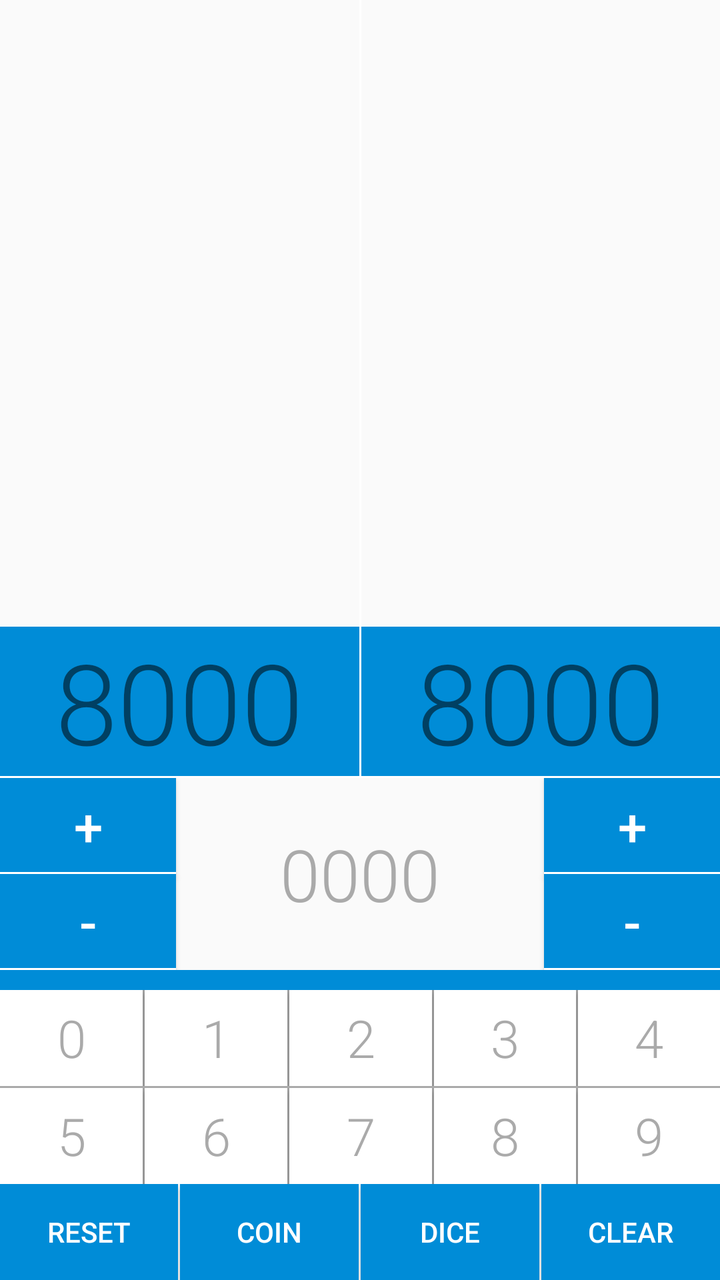
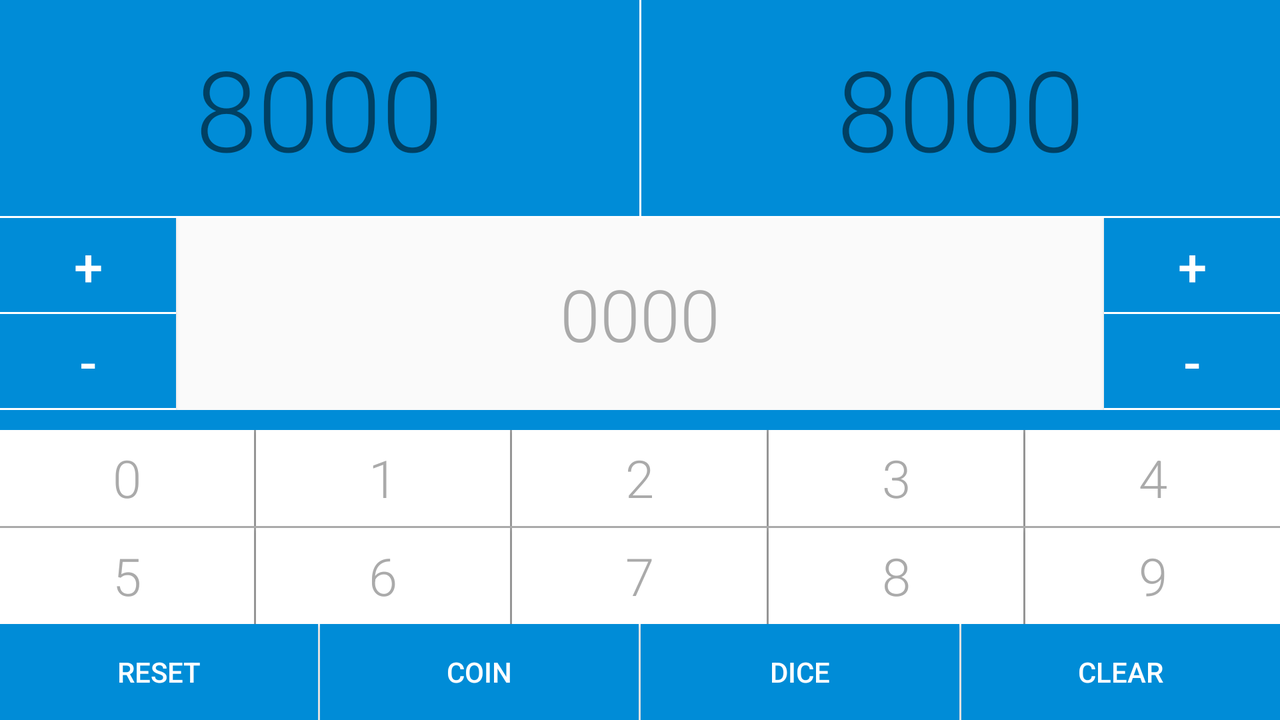

One screen, two layout resources from the same app: the default and the repository's alternative for another configuration. Each is rendered where Android would select it; the XML of both is given below.
<!-- AndroidManifest.xml: application theme AppTheme -->
<!-- res/layout/activity_main.xml -->
<?xml version="1.0" encoding="utf-8"?>
<LinearLayout xmlns:android="http://schemas.android.com/apk/res/android"
    xmlns:tools="http://schemas.android.com/tools"
    android:id="@+id/activity_main"
    android:layout_width="match_parent"
    android:layout_height="match_parent"
    android:orientation="vertical"
    tools:context="com.example.android.yu_gi_ohcalculator.MainActivity">

    
    <LinearLayout
        android:layout_width="match_parent"
        android:layout_height="@dimen/layout_height_weight1"
        android:layout_weight="1"
        android:orientation="horizontal">

        <RelativeLayout
            android:layout_width="match_parent"
            android:layout_height="match_parent"
            android:layout_weight="1">

            <TextView
                android:id="@+id/life_Points_Player_1"
                android:layout_width="match_parent"
                android:layout_height="wrap_content"
                android:layout_alignParentBottom="true"
                android:background="@color/backgroundBlue"
                android:fontFamily="sans-serif-light"
                tools:text="8000"
                android:gravity="center_horizontal"
                android:textSize="@dimen/life_points_text_size" />

            <ImageView
                android:id="@+id/player1"
                android:layout_width="wrap_content"
                android:layout_height="wrap_content"
                android:layout_above="@id/life_Points_Player_1"
                android:scaleType="centerCrop"
                android:src="@drawable/yugi" />

        </RelativeLayout>

        <View
            android:layout_width="@dimen/view1dp"
            android:layout_height="match_parent"
            android:background="@android:color/white" />

        <RelativeLayout
            android:layout_width="match_parent"
            android:layout_height="match_parent"
            android:layout_weight="1">
            <TextView
                android:id="@+id/life_Points_Player_2"
                android:layout_width="match_parent"
                android:layout_height="wrap_content"
                android:layout_alignParentBottom="true"
                android:layout_centerInParent="true"
                android:background="@color/backgroundBlue"
                android:fontFamily="sans-serif-light"
                android:gravity="center_horizontal"
                tools:text="8000"
                android:textSize="@dimen/life_points_text_size" />

            <ImageView
                android:id="@+id/player2"
                android:layout_width="wrap_content"
                android:layout_height="wrap_content"
                android:layout_above="@id/life_Points_Player_2"
                android:scaleType="centerCrop"
                android:src="@drawable/kaiba" />

        </RelativeLayout>

    </LinearLayout>

    <View
        android:layout_width="match_parent"
        android:layout_height="@dimen/view1dp"
        android:background="@android:color/white" />
    
    <RelativeLayout
        android:layout_width="wrap_content"
        android:layout_height="wrap_content">

        <Button
            style="@style/subtract_add_Buttons"
            android:id="@+id/player1add"
            android:layout_alignParentLeft="true"
            android:text="@string/plus_symbol" />


        <Button
            android:id="@+id/player1subtract"
            style="@style/subtract_add_Buttons"
            android:layout_alignParentLeft="true"
            android:layout_below="@id/player1add"
            android:text="@string/minus_symbol" />

        <TextView
            android:id="@+id/player_Input"
            android:layout_width="wrap_content"
            android:layout_height="wrap_content"
            android:layout_centerInParent="true"
            android:fontFamily="sans-serif-light"
            android:text="@string/start_input"
            android:textColor="@android:color/darker_gray"
            android:textSize="@dimen/input_text_size" />

        <Button
            android:id="@+id/player2add"
            style="@style/subtract_add_Buttons"
            android:layout_alignParentRight="true"
            android:text="@string/plus_symbol" />

        <Button
            android:id="@+id/player2subtract"
            style="@style/subtract_add_Buttons"
            android:layout_alignParentRight="true"
            android:layout_below="@id/player2add"
            android:text="@string/minus_symbol" />

    </RelativeLayout>

    <View
        android:layout_width="match_parent"
        android:layout_height="@dimen/view_big_blue"
        android:background="@color/backgroundBlue" />

    
    <LinearLayout
        android:id="@+id/button_panel_1"
        android:layout_width="match_parent"
        android:layout_height="wrap_content"
        android:layout_gravity="center"
        android:orientation="horizontal">

        <Button
            style="@style/numberButtons"
            android:onClick="number"
            android:text="@string/zero" />

        <View style="@style/verticalView" />

        <Button
            style="@style/numberButtons"
            android:onClick="number"
            android:text="@string/one" />

        <View style="@style/verticalView" />

        <Button
            style="@style/numberButtons"
            android:onClick="number"
            android:text="@string/two" />

        <View style="@style/verticalView" />

        <Button
            style="@style/numberButtons"
            android:onClick="number"
            android:text="@string/three" />

        <View style="@style/verticalView" />

        <Button
            style="@style/numberButtons"
            android:onClick="number"
            android:text="@string/four" />
    </LinearLayout>

    <View
        android:layout_width="match_parent"
        android:layout_height="@dimen/view1dp"
        android:background="@android:color/darker_gray" />

    <LinearLayout
        android:layout_width="match_parent"
        android:layout_height="wrap_content"
        android:layout_gravity="center"
        android:orientation="horizontal">

        <Button
            style="@style/numberButtons"
            android:onClick="number"
            android:text="@string/five" />

        <View style="@style/verticalView" />

        <Button
            style="@style/numberButtons"
            android:onClick="number"
            android:text="@string/six" />

        <View style="@style/verticalView" />

        <Button
            style="@style/numberButtons"
            android:onClick="number"
            android:text="@string/seven" />

        <View style="@style/verticalView" />

        <Button
            style="@style/numberButtons"
            android:onClick="number"
            android:text="@string/eight" />

        <View style="@style/verticalView" />

        <Button
            style="@style/numberButtons"
            android:onClick="number"
            android:text="@string/nine" />

    </LinearLayout>

    
    <LinearLayout
        android:layout_width="match_parent"
        android:layout_height="wrap_content"
        android:orientation="horizontal">

        <Button
            android:id="@+id/reset"
            style="@style/bottomButtons"
            android:layout_weight="1"
            android:text="@string/reset" />

        <View
            android:layout_width="@dimen/view1dp"
            android:layout_height="match_parent"
            android:background="@android:color/white" />

        <Button
            android:id="@+id/coin"
            style="@style/bottomButtons"
            android:layout_weight="1"
            android:onClick="coin"
            android:text="@string/coin" />

        <View
            android:layout_width="@dimen/view1dp"
            android:layout_height="match_parent"
            android:background="@android:color/white" />

        <Button
            android:id="@+id/dice"
            style="@style/bottomButtons"
            android:layout_weight="1"
            android:onClick="dice"
            android:text="@string/dice" />

        <View
            android:layout_width="@dimen/view1dp"
            android:layout_height="match_parent"
            android:background="@android:color/white" />

        <Button
            android:id="@+id/clear"
            style="@style/bottomButtons"
            android:layout_weight="1"
            android:onClick="clear"
            android:text="@string/clear" />
    </LinearLayout>

</LinearLayout>
<!-- resources referenced by this layout -->
<resources>
  <color name="backgroundBlue">#008cd7</color>
  <dimen name="input_text_size">36sp</dimen>
  <dimen name="layout_height_weight1">0dp</dimen>
  <dimen name="life_points_text_size">56sp</dimen>
  <dimen name="view1dp">1dp</dimen>
  <dimen name="view_big_blue">10dp</dimen>
  <string name="clear">clear</string>
  <string name="coin">coin</string>
  <string name="dice">dice</string>
  <string name="eight">8</string>
  <string name="five">5</string>
  <string name="four">4</string>
  <string name="minus_symbol">-</string>
  <string name="nine">9</string>
  <string name="one">1</string>
  <string name="plus_symbol">+</string>
  <string name="reset">reset</string>
  <string name="seven">7</string>
  <string name="six">6</string>
  <string name="start_input">0000</string>
  <string name="three">3</string>
  <string name="two">2</string>
  <string name="zero">0</string>
  <style name="bottomButtons">
          <item name="android:layout_width">wrap_content</item>
          <item name="android:layout_height">wrap_content</item>
          <item name="android:background">@drawable/button_shape_bot</item>
          <item name="android:textColor">#ffffff</item>
      </style>
  <style name="subtract_add_Buttons">
          <item name="android:layout_width">wrap_content</item>
          <item name="android:layout_height">wrap_content</item>
          <item name="android:background">@drawable/button_shape_add</item>
          <item name="android:textColor">@android:color/white</item>
          <item name="android:textSize">@dimen/subtract_add_buttons_text_size</item>
  
      </style>
  <style name="verticalView">
          <item name="android:layout_width">1dp</item>
          <item name="android:layout_height">match_parent</item>
          <item name="android:background">@android:color/darker_gray</item>
      </style>
  <style name="AppTheme" parent="Theme.AppCompat.Light.NoActionBar">
          
          <item name="colorPrimary">@color/colorPrimary</item>
          <item name="colorPrimaryDark">@color/colorPrimaryDark</item>
          <item name="colorAccent">@color/colorAccent</item>
          <item name="android:windowTranslucentStatus">true</item>
      </style>
  <!-- drawable button_shape_bot (drawable) -->
  <?xml version="1.0" encoding="UTF-8"?>
  <shape
      xmlns:android="http://schemas.android.com/apk/res/android">
      <stroke
          android:width="0dp"
          android:color="#fafafa"/>
      <corners
          android:radius="0dp" />
  
      <padding
          android:left="0dp"
          android:right="0dp"
          android:top="0dp"
          android:bottom="0dp"/>
  
      <solid android:color="#008cd7"/>
  
  </shape>
  <!-- drawable button_shape_mid (drawable) -->
  <?xml version="1.0" encoding="UTF-8"?>
  <shape
      xmlns:android="http://schemas.android.com/apk/res/android">
      <stroke
          android:width="0dp"
          android:color="#fafafa"/>
      <corners
          android:radius="0dp" />
  
      <padding
          android:left="0dp"
          android:right="0dp"
          android:top="0dp"
          android:bottom="0dp"/>
  
      <solid android:color="#ffffff"/>
  </shape>
  <!-- drawable button_shape_add (drawable) -->
  <?xml version="1.0" encoding="utf-8"?>
  <layer-list xmlns:android="http://schemas.android.com/apk/res/android">
  <item>
      <shape android:shape="rectangle">
          <solid android:color="#ffffff" />
      </shape>
  </item>
  <item android:bottom="1dp">
      <shape android:shape="rectangle">
          <solid android:color="#008cd7" />
      </shape>
  </item>
  
  </layer-list>
  <dimen name="subtract_add_buttons_text_size">26sp</dimen>
  <color name="colorPrimary">#3F51B5</color>
  <color name="colorPrimaryDark">#303F9F</color>
  <color name="colorAccent">#FF4081</color>
</resources>
<!-- res/layout-land/activity_main.xml (the repository's variant of the layout above) -->
<!-- drawn on the phone turned sideways -->
<?xml version="1.0" encoding="utf-8"?>
<LinearLayout xmlns:android="http://schemas.android.com/apk/res/android"
    xmlns:tools="http://schemas.android.com/tools"
    android:id="@+id/activity_main"
    android:layout_width="match_parent"
    android:layout_height="match_parent"
    android:orientation="vertical"
    tools:context="com.example.android.yu_gi_ohcalculator.MainActivity">

    
    <LinearLayout
        android:layout_width="match_parent"
        android:layout_height="@dimen/layout_height_weight1"
        android:layout_weight="1"
        android:orientation="horizontal">

            <TextView
                android:id="@+id/life_Points_Player_1"
                android:layout_width="match_parent"
                android:layout_height="match_parent"
                android:layout_weight="1"
                android:gravity="center"
                android:background="@color/backgroundBlue"
                android:fontFamily="sans-serif-light"
                tools:text="8000"
                android:textSize="@dimen/life_points_text_size" />

        <View
            android:layout_width="@dimen/view1dp"
            android:layout_height="match_parent"
            android:background="@android:color/white" />

            <TextView
                android:id="@+id/life_Points_Player_2"
                android:layout_width="match_parent"
                android:layout_weight="1"
                android:gravity="center"
                android:layout_height="match_parent"
                android:background="@color/backgroundBlue"
                android:fontFamily="sans-serif-light"
                tools:text="8000"
                android:textSize="@dimen/life_points_text_size" />


    </LinearLayout>

    <View
        android:layout_width="match_parent"
        android:layout_height="@dimen/view1dp"
        android:background="@android:color/white" />
    
    <RelativeLayout
        android:layout_width="wrap_content"
        android:layout_height="wrap_content">

        <Button
            style="@style/subtract_add_Buttons"
            android:id="@+id/player1add"
            android:layout_alignParentLeft="true"
            android:text="@string/plus_symbol" />


        <Button
            android:id="@+id/player1subtract"
            style="@style/subtract_add_Buttons"
            android:layout_alignParentLeft="true"
            android:layout_below="@id/player1add"
            android:text="@string/minus_symbol" />

        <TextView
            android:id="@+id/player_Input"
            android:layout_width="wrap_content"
            android:layout_height="wrap_content"
            android:layout_centerInParent="true"
            android:fontFamily="sans-serif-light"
            android:text="@string/start_input"
            android:textColor="@android:color/darker_gray"
            android:textSize="@dimen/input_text_size" />

        <Button
            android:id="@+id/player2add"
            style="@style/subtract_add_Buttons"
            android:layout_alignParentRight="true"
            android:text="@string/plus_symbol" />

        <Button
            android:id="@+id/player2subtract"
            style="@style/subtract_add_Buttons"
            android:layout_alignParentRight="true"
            android:layout_below="@id/player2add"
            android:text="@string/minus_symbol" />

    </RelativeLayout>

    <View
        android:layout_width="match_parent"
        android:layout_height="@dimen/view_big_blue"
        android:background="@color/backgroundBlue" />

    
    <LinearLayout
        android:id="@+id/button_panel_1"
        android:layout_width="match_parent"
        android:layout_height="wrap_content"
        android:layout_gravity="center"
        android:orientation="horizontal">

        <Button
            style="@style/numberButtons"
            android:onClick="number"
            android:text="@string/zero" />

        <View style="@style/verticalView" />

        <Button
            style="@style/numberButtons"
            android:onClick="number"
            android:text="@string/one" />

        <View style="@style/verticalView" />

        <Button
            style="@style/numberButtons"
            android:onClick="number"
            android:text="@string/two" />

        <View style="@style/verticalView" />

        <Button
            style="@style/numberButtons"
            android:onClick="number"
            android:text="@string/three" />

        <View style="@style/verticalView" />

        <Button
            style="@style/numberButtons"
            android:onClick="number"
            android:text="@string/four" />
    </LinearLayout>

    <View
        android:layout_width="match_parent"
        android:layout_height="@dimen/view1dp"
        android:background="@android:color/darker_gray" />

    <LinearLayout
        android:layout_width="match_parent"
        android:layout_height="wrap_content"
        android:layout_gravity="center"
        android:orientation="horizontal">

        <Button
            style="@style/numberButtons"
            android:onClick="number"
            android:text="@string/five" />

        <View style="@style/verticalView" />

        <Button
            style="@style/numberButtons"
            android:onClick="number"
            android:text="@string/six" />

        <View style="@style/verticalView" />

        <Button
            style="@style/numberButtons"
            android:onClick="number"
            android:text="@string/seven" />

        <View style="@style/verticalView" />

        <Button
            style="@style/numberButtons"
            android:onClick="number"
            android:text="@string/eight" />

        <View style="@style/verticalView" />

        <Button
            style="@style/numberButtons"
            android:onClick="number"
            android:text="@string/nine" />

    </LinearLayout>

    
    <LinearLayout
        android:layout_width="match_parent"
        android:layout_height="wrap_content"
        android:orientation="horizontal">

        <Button
            android:id="@+id/reset"
            style="@style/bottomButtons"
            android:layout_weight="1"
            android:text="@string/reset" />

        <View
            android:layout_width="@dimen/view1dp"
            android:layout_height="match_parent"
            android:background="@android:color/white" />

        <Button
            android:id="@+id/coin"
            style="@style/bottomButtons"
            android:layout_weight="1"
            android:onClick="coin"
            android:text="@string/coin" />

        <View
            android:layout_width="@dimen/view1dp"
            android:layout_height="match_parent"
            android:background="@android:color/white" />

        <Button
            android:id="@+id/dice"
            style="@style/bottomButtons"
            android:layout_weight="1"
            android:onClick="dice"
            android:text="@string/dice" />

        <View
            android:layout_width="@dimen/view1dp"
            android:layout_height="match_parent"
            android:background="@android:color/white" />

        <Button
            android:id="@+id/clear"
            style="@style/bottomButtons"
            android:layout_weight="1"
            android:onClick="clear"
            android:text="@string/clear" />
    </LinearLayout>

</LinearLayout>
